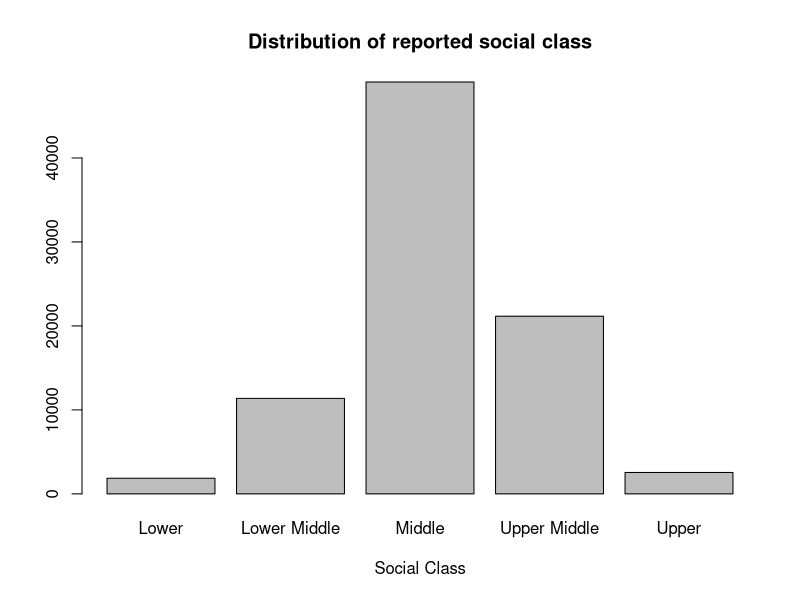
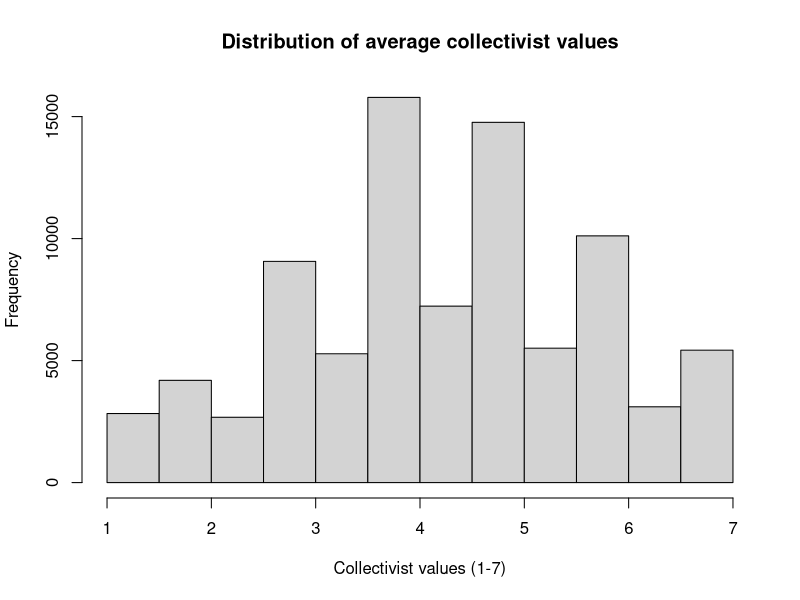
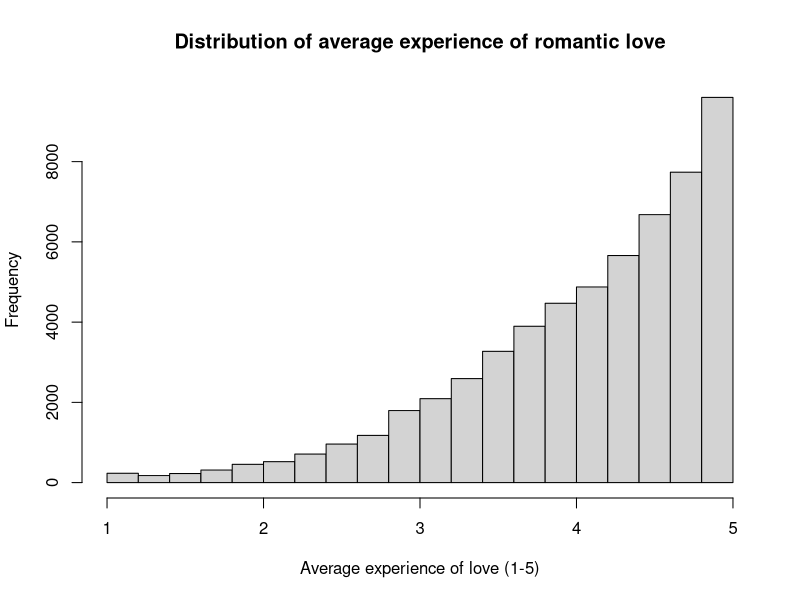
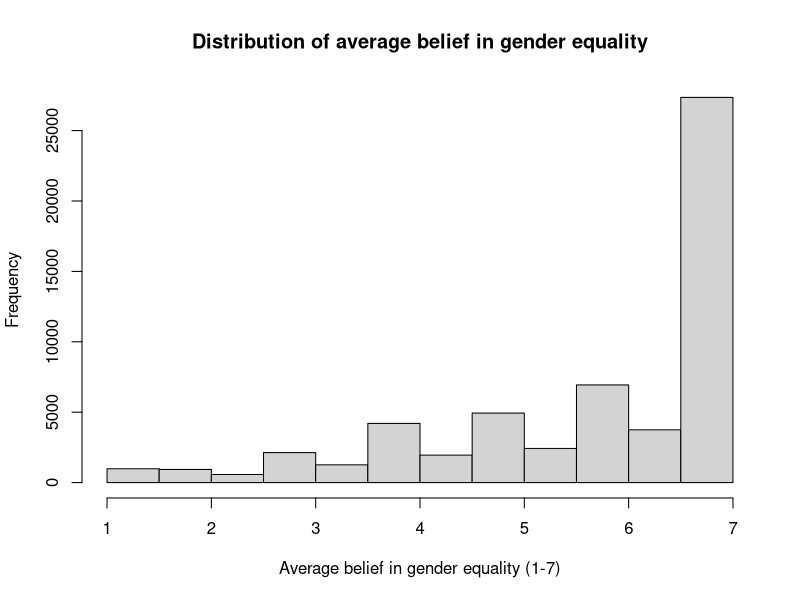

Source code (R) for these figures, in order:
## ---- chunk 1
# Open the project's .Rproj file before running chunks.
# Install psych once in the Console if needed: install.packages("psych")

library(psych)

h1_data <- read.csv("data/processed_data/LR_h1_data.csv")

h2_data <- read.csv("data/processed_data/LR_h2_data.csv")

## ---- chunk 2
# A histogram groups numerical values into intervals (bins).
# Bar height shows how many observations fall in each interval.
# Start by looking at the distribution before calculating summary statistics.
# Add readable labels to the same histogram.

h1_data$cot_class <- factor(h1_data$cot_class,
       levels  = c("Lower", "Lower Middle", "Middle", "Upper Middle","Upper"))

barplot(table(h1_data$cot_class),
     main = "Distribution of reported social class",
     xlab = "Social Class")


#histograms
hist(h1_data$collect_avg,
     main = "Distribution of average collectivist values",
     xlab = "Collectivist values (1-7)")
#pretty well distributed, normal

hist(h2_data$love_avg,
     main = "Distribution of average experience of romantic love",
     xlab = "Average experience of love (1-5)")
#not very normal, most data is higher, left skew

hist(h2_data$gen_eq_avg,
     main = "Distribution of average belief in gender equality",
     xlab = "Average belief in gender equality (1-7)")
#very skewed, most data is higher, left skew

## ---- chunk 3
# Mean: add the scores and divide by the number of observed responses.
mean(h1_data$collect_avg, na.rm = TRUE) #4.3076
mean(h2_data$love_avg, na.rm = TRUE) #4.0747
mean(h2_data$gen_eq_avg, na.rm = TRUE) #5.7567

# Median: the middle score after sorting the responses.
median(h1_data$collect_avg, na.rm = TRUE) #4.333
median(h2_data$love_avg, na.rm = TRUE) #4.266
median(h2_data$gen_eq_avg, na.rm = TRUE) #6.333

# Table: count how many people are in each category.
table(h1_data$cot_class, useNA = "ifany")

# Range: return the minimum and maximum, rather than their difference.
range(h1_data$collect_avg, na.rm = TRUE) # 1-7
range(h2_data$love_avg, na.rm = TRUE) # 1-5
range(h2_data$gen_eq_avg, na.rm = TRUE) # 1-7

# IQR: the 75th percentile minus the 25th percentile.
IQR(h1_data$collect_avg, na.rm = TRUE) # 2
IQR(h2_data$love_avg, na.rm = TRUE) # 1.333
IQR(h2_data$gen_eq_avg, na.rm = TRUE) # 2
## ---- chunk 4
# scale() uses z = (original score - mean) / standard deviation by default.
# Keep the original commitment scores and store the standardized values separately.
# scale() returns a matrix; as.numeric() makes a simple numeric column.
h1_data$collect_avg_z <- scale(h1_data$collect_avg)

h2_data$love_avg_z <- scale(h2_data$love_avg)
h2_data$gen_avg_z <- scale(h2_data$gen_eq_avg)
# Standardized scores have mean approximately 0 and standard deviation 1.
#should be able to check!
mean(h2_data$gen_avg_z, na.rm = TRUE) #basically zero

sd(h2_data$gen_avg_z, na.rm = TRUE) #1
## ---- chunk 5
# Covariance describes whether two variables tend to move together.
# Positive: higher values tend to occur together. Negative: higher values tend to accompany lower values.
# Its size depends on the units and is not restricted to -1 through 1.
cov(h2_data$gen_eq_avg, h2_data$love_avg, use = "complete.obs") #0.020059, not strong

# Pearson correlation expresses a linear association on a -1 to 1 scale.
cor(h2_data$gen_eq_avg, h2_data$love_avg, use = "complete.obs") #0.016547, also not strong

# Select numerical variables only; do not include participant IDs or category codes.
corData_h2 <- h2_data[,c("gen_eq_avg", "love_avg")]
cor(corData_h2, use = "complete.obs")
#prints out nice little correlation matrix

# A correlation matrix gives the correlation for each pair of columns.
# The diagonal is 1 because each variable is correlated with itself.
## ---- chunk 6
# summary() reports minimum, quartiles, median, mean, maximum, and missing counts when present.
summary(corData_h2)

library(psych)

# psych::describe() reports n, mean, SD, median, minimum, maximum, range width (max minus min), skewness, kurtosis, and other summaries.
# However it does not report every statistic above: compute IQR, cov(), and cor() separately.
describe(corData_h2)
